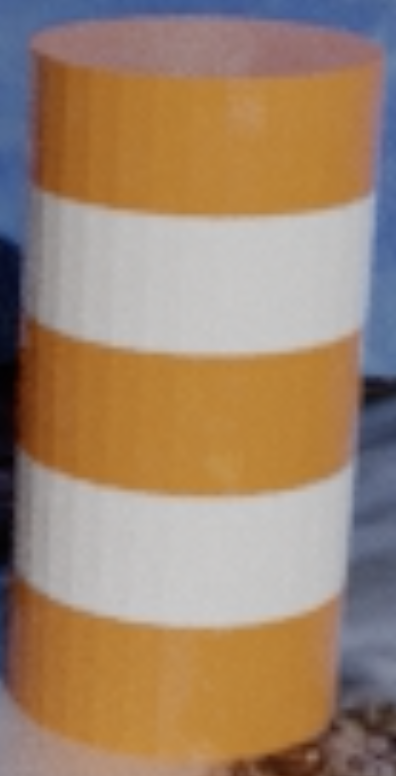
#> input picture asn4_bhuvanj/CroppedBarrel.png, 396 x 776 px, found by its file name
$ jupyter execute ASN4_bhuvanj.ipynb
#> lines starting #> are read from the running program, lines starting #| are printed output that depends on the picture; after the words box and inside, x2 and y2 are one past the last pixel; in counts of white or black regions, pixels touching at a corner belong together
[cell 1]
import numpy as np
import cv2

[cell 2]
cv2.imshow("GrayScale Image",
           cv2.imread('/Users/bhuvanjama/repos/autonomous-unmanned-systems/asn4_bhuvanj/CroppedBarrel.png',0))
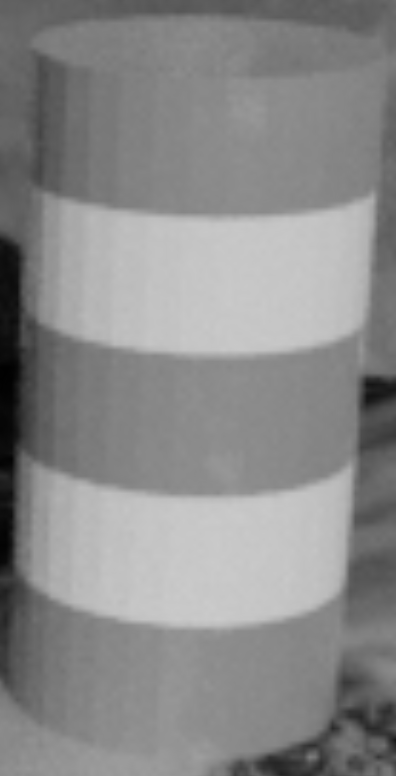
#> window 'GrayScale Image': shape (776, 396); min 1, max 203, mean 138.1

vid_1 = cv2.VideoCapture("/Users/bhuvanjama/repos/autonomous-unmanned-systems/asn4_bhuvanj/Vid.mp4")
img_1 = cv2.imread('/Users/bhuvanjama/repos/autonomous-unmanned-systems/asn4_bhuvanj/CroppedBarrel.png')
#> img_1 is the input picture: shape (776, 396, 3); mean B, G, R 109.4, 133.5, 159.8
writer = cv2.VideoWriter('Barrel', cv2.VideoWriter_fourcc(*'mp4v'),
                         20, (int(vid_1.get(cv2.CAP_PROP_FRAME_WIDTH)), int(vid_1.get(cv2.CAP_PROP_FRAME_HEIGHT))))

while vid_1.isOpened():
    ret,frame = vid_1.read()
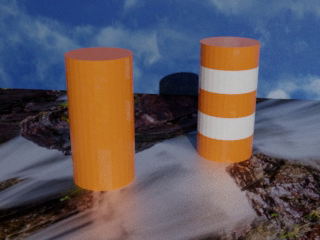
#> input picture frame 10 of asn4_bhuvanj/Vid.mp4, 320 x 240 px
#> frame is the input picture: shape (240, 320, 3); mean B, G, R 94.1, 87.4, 95.6
    cv2.imshow('Frame', frame)
    gray = cv2.cvtColor(frame, cv2.COLOR_BGR2GRAY)
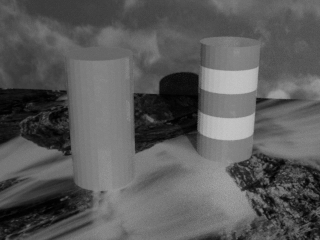
#> gray: shape (240, 320); min 0, max 196, mean 90.6
    cv2.waitKey(40)

    template = cv2.imread('/Users/bhuvanjama/repos/autonomous-unmanned-systems/asn4_bhuvanj/CroppedBarrel.png',0)
    template = cv2.resize(template, (50,75))
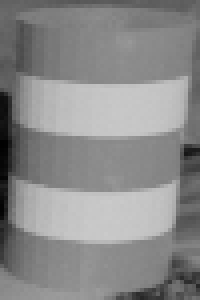
#> template: shape (75, 50) (shown 4 times larger); min 1, max 202, mean 138
    w, h = template.shape[::-1]
#> w = 50; h = 75

    methods = cv2.TM_SQDIFF


    res = cv2.matchTemplate(gray,template,methods)
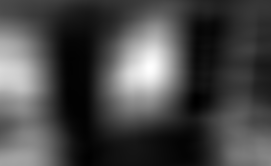
#> res: shape (166, 271) float32; min 5182032, max 55832384, mean 19524412; drawn with min black and max white
    min_val, max_val, min_loc, max_loc = cv2.minMaxLoc(res)
#> min_val = 5182032; max_val = 55832384; min_loc = (196, 98); max_loc = (149, 67)

    # If the method is TM_SQDIFF or TM_SQDIFF_NORMED, take minimum
    if methods in [cv2.TM_SQDIFF, cv2.TM_SQDIFF_NORMED]:
        top_left = min_loc
#> top_left = (196, 98)
    else:
        top_left = max_loc

    bottom_right = (top_left[0] + w, top_left[1] + h)
#> bottom_right = (246, 173)
    cv2.rectangle(frame, top_left, bottom_right, 255, 2)
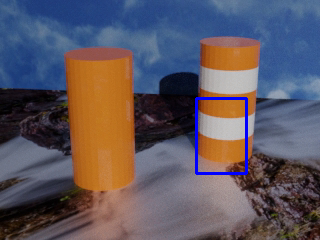
#> frame: shape (240, 320, 3); 0.97% of pixels changed, all inside (x1, y1, x2, y2) = (195, 97, 248, 175)
    cv2.imshow('Final',frame)

    writer.write(frame)
    cv2.waitKey(40)

writer.release()
